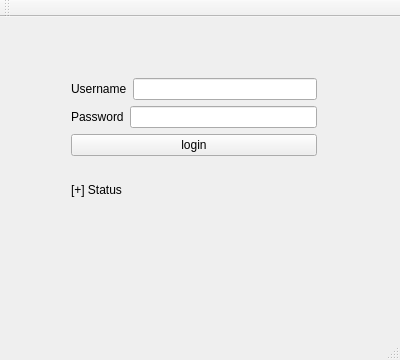
<?xml version="1.0" encoding="UTF-8"?>
<ui version="4.0">
 <class>MainWindow</class>
 <widget class="QMainWindow" name="MainWindow">
  <property name="geometry">
   <rect>
    <x>0</x>
    <y>0</y>
    <width>400</width>
    <height>360</height>
   </rect>
  </property>
  <property name="windowTitle">
   <string>MainWindow</string>
  </property>
  <widget class="QWidget" name="centralWidget">
   <widget class="QWidget" name="verticalLayoutWidget">
    <property name="geometry">
     <rect>
      <x>60</x>
      <y>50</y>
      <width>268</width>
      <height>161</height>
     </rect>
    </property>
    <layout class="QVBoxLayout" name="verticalLayout">
     <item>
      <layout class="QHBoxLayout" name="horizontalLayout_2">
       <item>
        <widget class="QLabel" name="label_2">
         <property name="text">
          <string>Username</string>
         </property>
        </widget>
       </item>
       <item>
        <widget class="QLineEdit" name="lineEdit_username"/>
       </item>
      </layout>
     </item>
     <item>
      <layout class="QHBoxLayout" name="horizontalLayout">
       <item>
        <widget class="QLabel" name="label">
         <property name="text">
          <string>Password</string>
         </property>
        </widget>
       </item>
       <item>
        <widget class="QLineEdit" name="lineEdit_password">
         <property name="echoMode">
          <enum>QLineEdit::Password</enum>
         </property>
        </widget>
       </item>
      </layout>
     </item>
     <item>
      <widget class="QPushButton" name="pushButton">
       <property name="text">
        <string>login</string>
       </property>
      </widget>
     </item>
     <item>
      <widget class="QLabel" name="label_4">
       <property name="text">
        <string>[+] Status</string>
       </property>
      </widget>
     </item>
    </layout>
   </widget>
  </widget>
  <widget class="QMenuBar" name="menuBar">
   <property name="geometry">
    <rect>
     <x>0</x>
     <y>0</y>
     <width>400</width>
     <height>22</height>
    </rect>
   </property>
  </widget>
  <widget class="QToolBar" name="mainToolBar">
   <attribute name="toolBarArea">
    <enum>TopToolBarArea</enum>
   </attribute>
   <attribute name="toolBarBreak">
    <bool>false</bool>
   </attribute>
  </widget>
  <widget class="QStatusBar" name="statusBar"/>
 </widget>
 <layoutdefault spacing="6" margin="11"/>
 <resources/>
 <connections/>
</ui>
